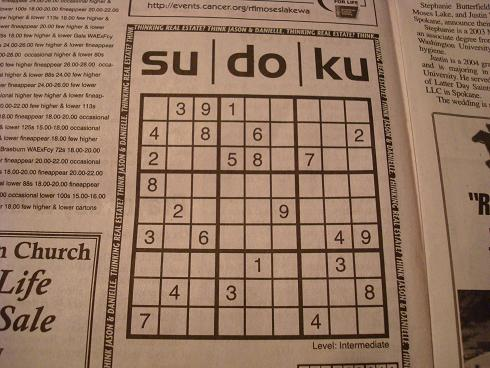
#> input picture images/sudo-2.jpg, 490 x 368 px
$ python sudoku_solver_opencv.py   (older library calls are emulated)
#> lines starting #> are read from the running program, lines starting #| are printed output that depends on the picture; after the words box and inside, x2 and y2 are one past the last pixel; in counts of white or black regions, pixels touching at a corner belong together
#sudo -_-

import cv2
import operator
import numpy as np
from matplotlib import pyplot as plt

# [33 lines left out: functions show_image, plot_many_images, display_points, display_rects, not called in this run]
	#return img

#Blur image to reduce noise obtained in thresholding algorithm
#Binary Thresholding - makes split of either 0/1 on basis of threshold measured from entire image
#Adaptive Thresholding - calculates threshold for each pixel based on mean value of surrounding pixels
#Dilate image to increase thickness of lines
def preprocess_img(img, skip_dilate = False):

	#Kernel size: +ve, odd, square
	preprocess  = cv2.GaussianBlur(img.copy(), (9, 9), 0)

	#cv2.adaptiveThreshold(src, maxValue, adaptiveMethod, thresholdType, blockSize, constant(c))
	#the threshold value T(x, y) is a weighted sum (cross-correlation with a Gaussian window) of {blockSize} x {blockSize} neighborhood of (x, y) minus C
	preprocess = cv2.adaptiveThreshold(preprocess, 255, cv2.ADAPTIVE_THRESH_GAUSSIAN_C, cv2.THRESH_BINARY, 11, 2)

	#we need grid edges, hence,
	#invert colors: gridlines will have non-zero pixels
	preprocess = cv2.bitwise_not(preprocess, preprocess)

	if not skip_dilate:
		kernel = np.array([[0., 1., 0.], [1., 1., 1.], [0., 1., 0.]])
		preprocess = cv2.dilate(preprocess, kernel)

	return preprocess


# [115 lines left out: functions find_external_contours, get_corners_of_largest_poly, infer_sudoku_puzzle, infer_grid, not called in this run]


def main():
	img = cv2.imread('images/sudo-2.jpg', cv2.IMREAD_GRAYSCALE)
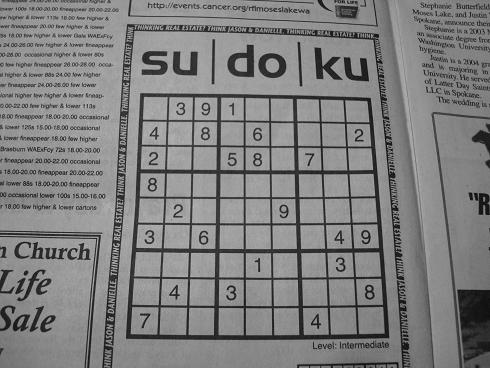
#> img: shape (368, 490); min 0, max 196, mean 127.3
	processed_sudoku = preprocess_img(img)
#> in preprocess_img, `preprocess  = cv2.GaussianBlur(img.copy(), (9, 9), 0)`:
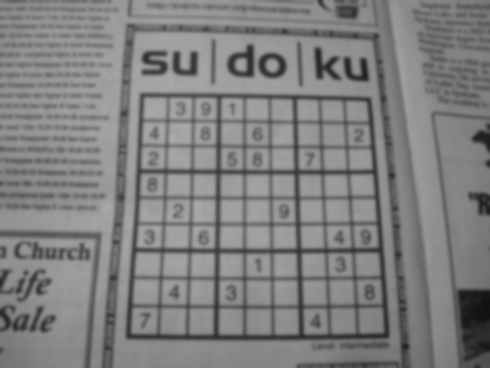
#> preprocess: shape (368, 490); min 18, max 172, mean 127.3
#> in preprocess_img, `preprocess = cv2.adaptiveThreshold(preprocess, 255, cv2.ADAPTIVE_THRES..`:
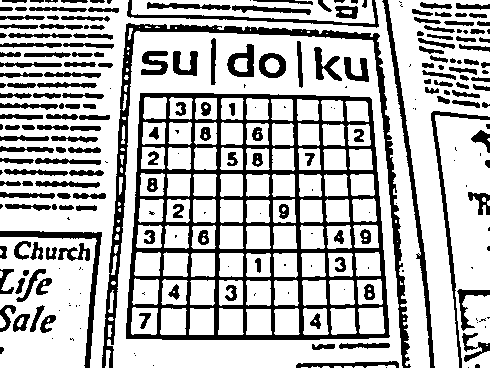
#> preprocess: shape (368, 490); 71.7% white; 250 black regions (76 under 20 px), largest, box (x1, y1, x2, y2) and area: (126, 93, 390, 340) 18027, (102, 23, 411, 368) 6158, (382, 0, 435, 368) 1727

	find_external_contours(processed_sudoku)
	corners_of_sudoku = get_corners_of_largest_poly(processed_sudoku)
	display_points(processed_sudoku, corners_of_sudoku)
	cropped_sudoku = infer_sudoku_puzzle(img, corners_of_sudoku)
	show_image(cropped_sudoku)
	squares_on_sudoku = infer_grid(cropped_sudoku)
	display_rects(cropped_sudoku, squares_on_sudoku)


if __name__ == '__main__':
#> (the run stopped early here; a loop or call above may not have finished)

$ run again, with images/sudo-1.jpg copied over images/sudo-2.jpg
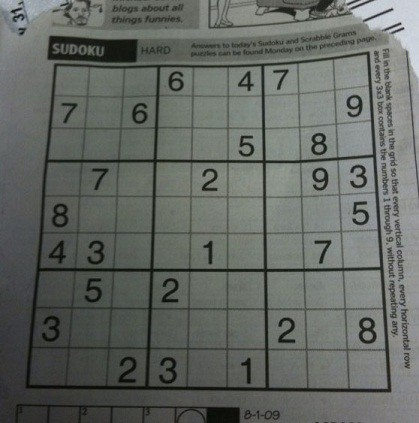
#> input picture images/sudo-1.jpg, 419 x 423 px
#> in preprocess_img, `preprocess  = cv2.GaussianBlur(img.copy(), (9, 9), 0)`:
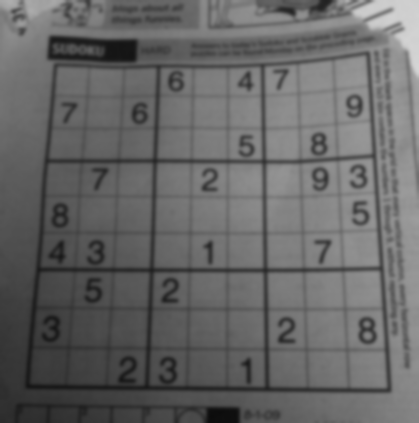
#> preprocess: shape (423, 419); min 12, max 213, mean 101.8
#> in preprocess_img, `preprocess = cv2.adaptiveThreshold(preprocess, 255, cv2.ADAPTIVE_THRES..`:
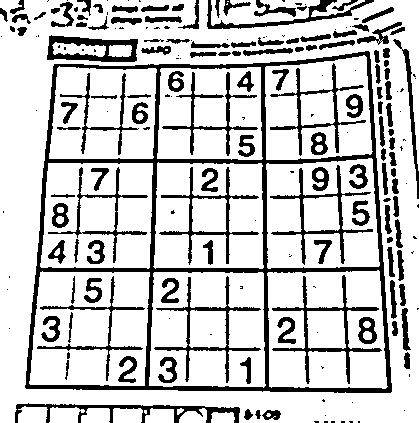
#> preprocess: shape (423, 419); 78.7% white; 207 black regions (83 under 20 px), largest, box (x1, y1, x2, y2) and area: (25, 51, 392, 393) 10956, (272, 275, 382, 384) 1396, (15, 403, 240, 423) 1281
